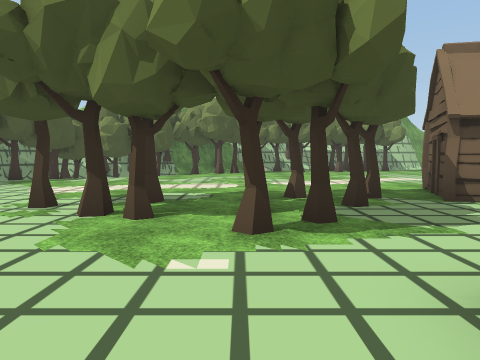
View 1 (above)

24 first-person views from a walk through a 3-D level made in the Unity game engine. The camera is 1.4 m above the floor, tilts 4° down and sees 70° across. The floor is counted in squares, 2 m on a side. Each view is taken from the middle of a square. On the plan, view 1 faces up. The plan holds only what a view shows up to about 11 squares ahead; the rest is blank. The place goes on beyond the plan. Some animated figures are left out. Some surface patterns are stand-ins.

View 2
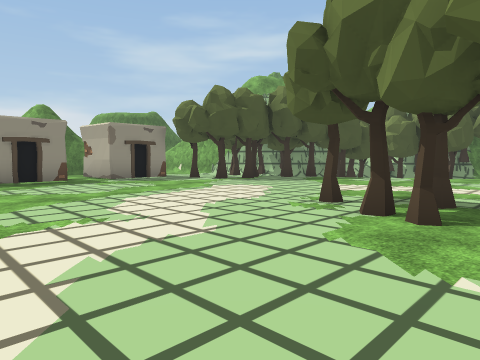

View 3
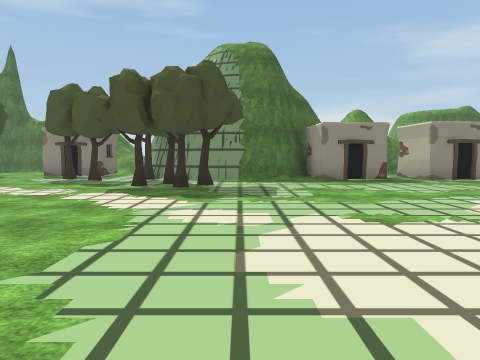

View 4
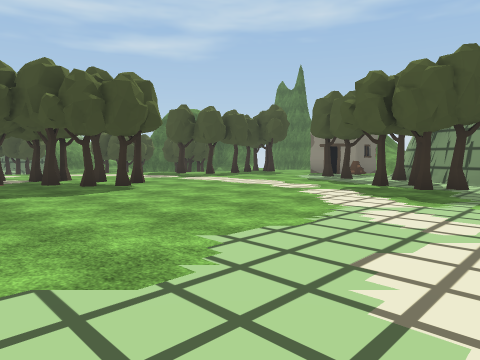

View 5
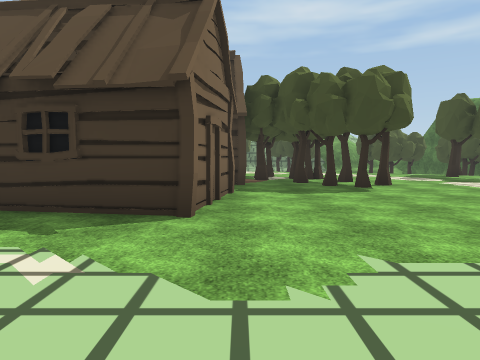

View 6
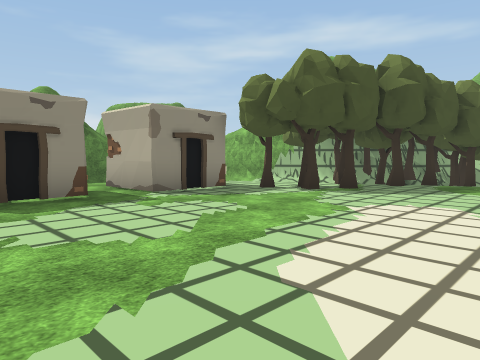

View 7
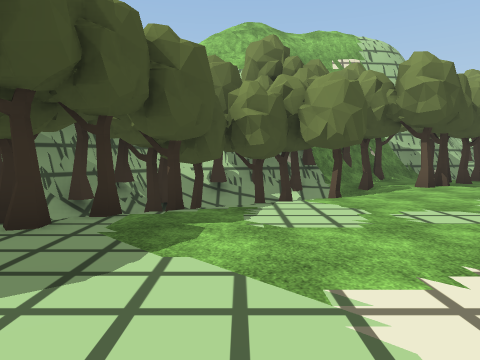

View 8
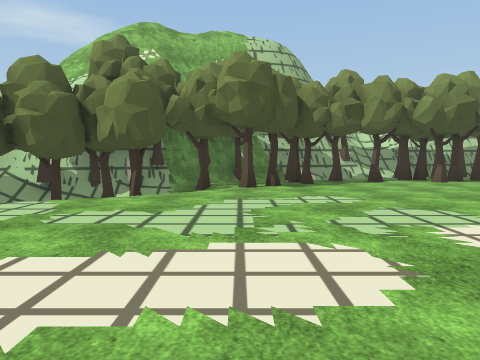

View 9
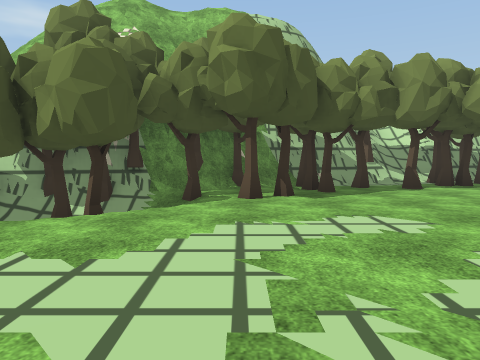

View 10
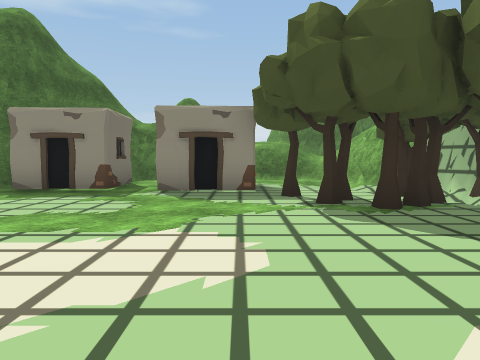

View 11
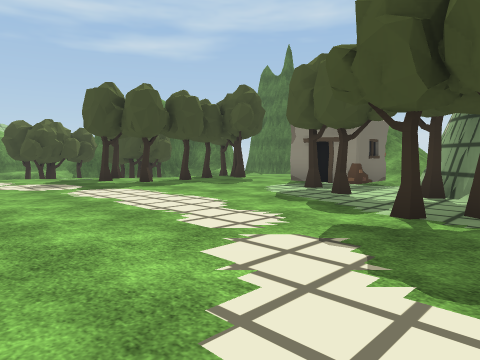

View 12
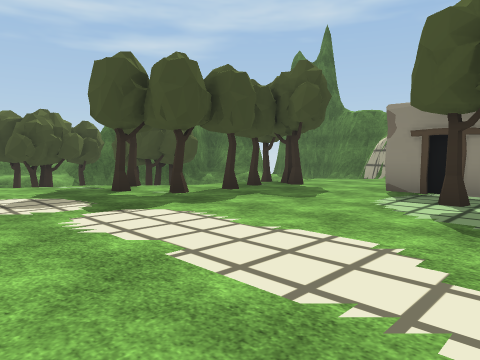

View 13
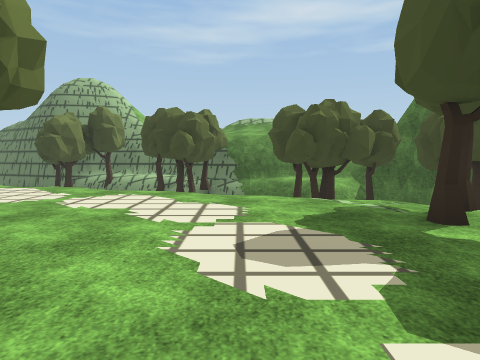

View 14
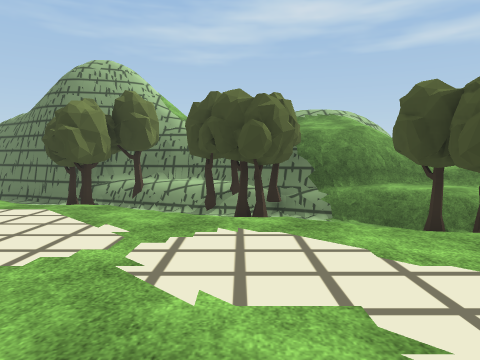

View 15
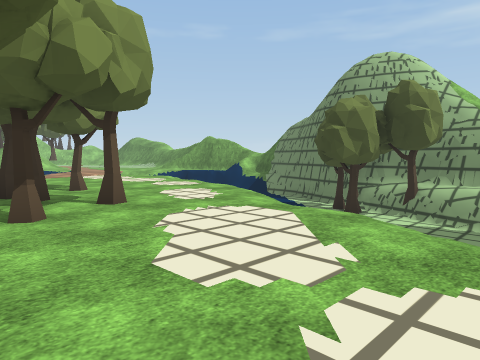

View 16
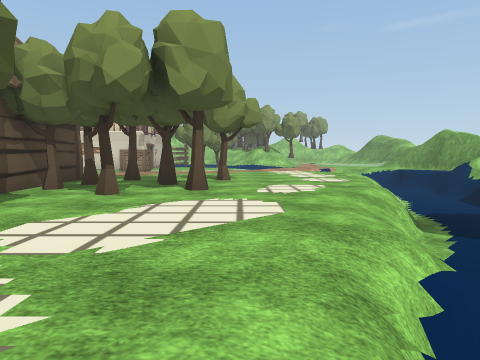

View 17
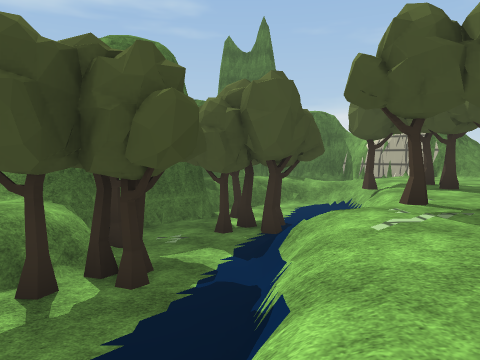

View 18
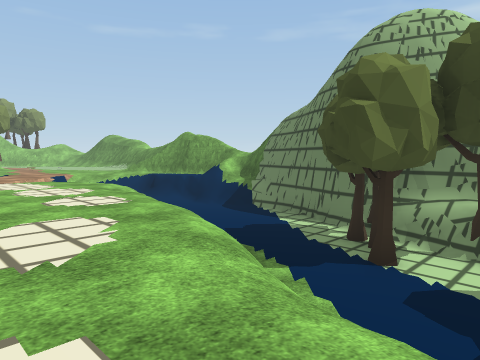

View 19
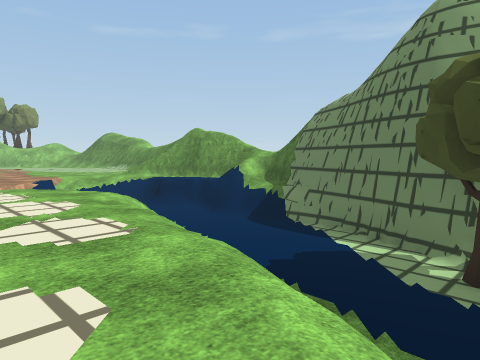

View 20
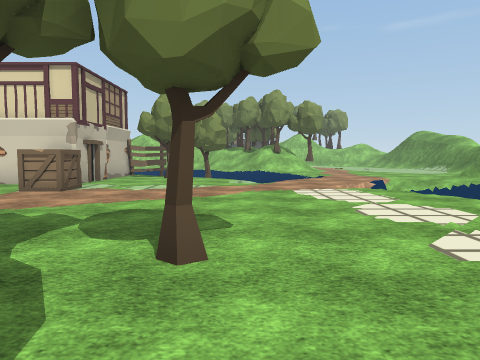

View 21
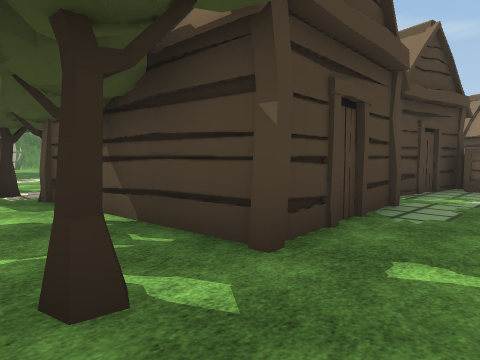

View 22
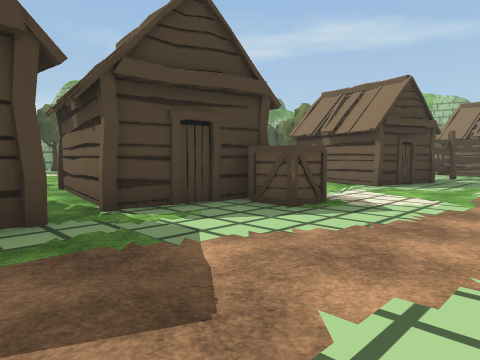

View 23
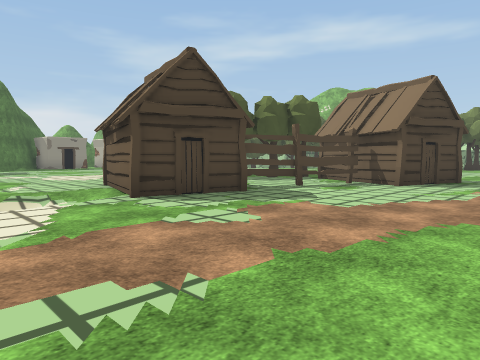

View 24
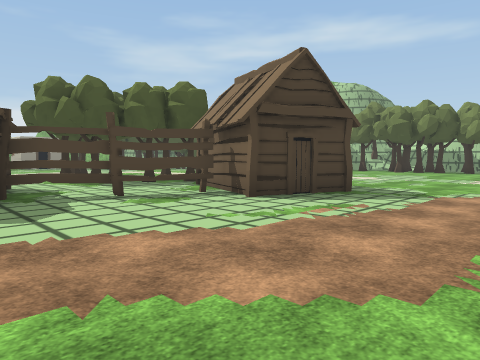

### Floor plan
Key: @ floor where view 1 was taken; # wall or solid block; x gap in a wall; . main floor; - floor 0.75 m lower than the main floor; _ floor 1.25 m lower than the main floor; < floor 1.5 m lower than the main floor; : floor 5.25 m higher than the main floor; + floor 7.25 m higher than the main floor; * floor 8 m higher than the main floor; / step, stairs or slope; = window, fence, low wall or low ledge; v drop or lower ground; T tree; H hut; C crate; F fence; O other object.
Columns run from 14 left of view 1 to 12 right of it. Each row starts with its distance up from view 1.
 19          ##=##
 18        =##=*v#  #=##
 17          ++v######TO
 16         :vT##TT.T.TTT
 15        ###TT# TT.TT.
 14        #/TT/TTT.....
 13       ##TT T/......
 12      #TTT //......   ..
 11     #TT-T/........ ....
 10   ###TTT...............
  9  ##//TTT...............
  8  ///.TT............ ....
  7  =...TT...........H ....
  6  .  #..........TT.H H...
  5 #. ##......T.TT.T.HHH...
  4 #...........TTTT...F....
  3 #.###.........T...F......
  2    ##.............F......
  1    #............HFF......
  0    #..........@H  H......
 -1    ##.........../H......
 -2    ##.T.........//......
 -3    #.TT........./ ......
 -4   ##T.........HH. ......
 -5   ..T.........H  CC..
 -6  ##T.........H   H....
 -7   #.............H.....
 -8 ..........TT..   H....
 -9 ..........TT.H   H.... .#
-10 ..T.T......TTH   H..  ..#
-11 //.T.T.....TTTHHHH....C ###
-12 /<==.TT.....T..TTT.........
-13 <<<  /........T..T........T
-14 /<<TT=//.......TT..........
-15 /<TTT</x=//......T........
-16 /##=<<T<< v=/............
-17   ###TTT<  #=//...........=
-18    ####=    </v=//....==/..
-19      ####TT <<<<vvv=//=# /.
-20        ###TT= T<<<<<v<    /
-21          ######T <<<<<<<v//
-22              ######=_====//
-23                 ####=#
-24               ####/###

Positions as (right, up) in squares from view 1, and headings:
1: (0, 0), facing up
2: (0, 0), facing up-left
3: (0, -1), facing left
4: (0, 0), facing down-left
5: (-1, 0), facing down
6: (-4, 1), facing up-left
7: (-5, 6), facing up
8: (-1, 6), facing up
9: (-1, 8), facing up
10: (-3, 6), facing left
11: (-4, -2), facing down-left
12: (-5, -5), facing down-left
13: (-6, -8), facing down
14: (-4, -11), facing down
15: (-4, -12), facing down-right
16: (-5, -15), facing right
17: (-4, -15), facing left
18: (-2, -15), facing down-right
19: (0, -16), facing down-right
20: (1, -15), facing right
21: (5, -13), facing up-left
22: (7, -9), facing up-left
23: (9, -4), facing up-left
24: (10, 0), facing up-left
